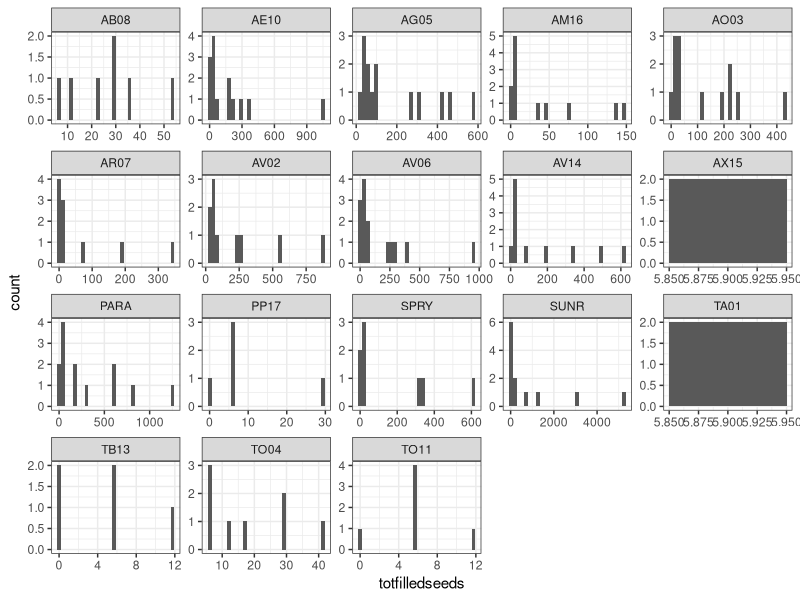
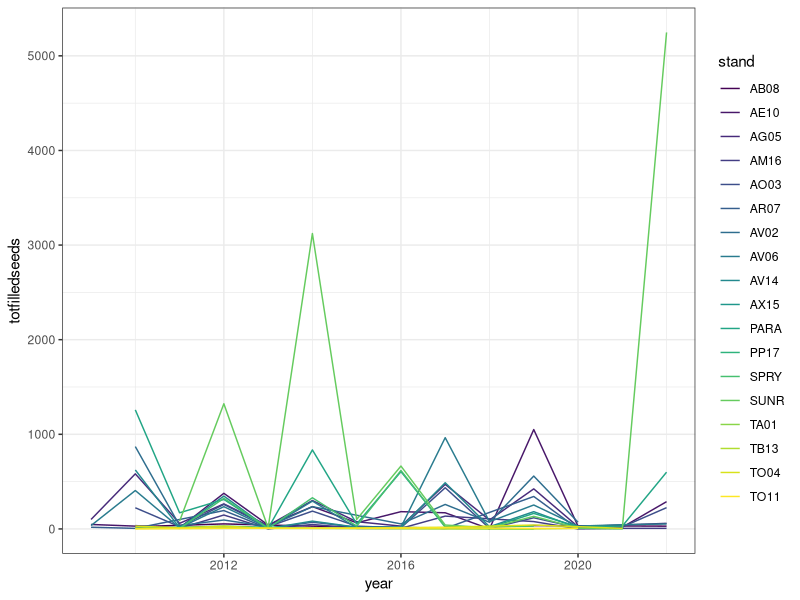

Reproduce these figures in R, in order. (Note: this script raises an error after producing the figures.)
## Started 13 March 2024 ##
## Satrted by Lizzie who made some VERY quick plots ##

## Search for: Alert! in MastingDataMerge.R and make sure they are okay


# housekeeping
rm(list=ls()) 
options(stringsAsFactors=FALSE)

# Setting working directory. Add in your own path in an if statement for your file structure
if(length(grep("lizzie", getwd())>0)) { 
  setwd("~/Documents/git/projects/grephon/Masting/")
} else if (length(grep("ailene", getwd()))>0) 
{setwd("boomboom")
}


# libraries
library(ggplot2)
library(viridis)

d <- read.csv("./output/seedswithtraps_allyears_quickdirty.csv")
standz <- read.csv("./data/MORA STANDS_LatLongs_UTM.csv")

# Quick look by ABAM
dabam <- subset(d, species=="ABAM")
dabamagg <- aggregate(dabam[c("totfilledseeds")], dabam[c("stand", "year")], FUN=sum)
dabamaggall <- aggregate(dabam[c("allseeds")], dabam[c("stand", "year")], FUN=sum)

## ggplot versions

ggplot(dabamagg, aes(x=totfilledseeds)) +
  geom_histogram() + 
  theme_bw() +
  facet_wrap(.~stand, scales="free")


ggplot(dabamagg, aes(y=totfilledseeds, x=year, color=stand)) +
  geom_line() + 
  scale_colour_viridis_d() + 
  theme_bw()

abamplotfacetfill <- ggplot(dabamagg, aes(y=totfilledseeds, x=year)) +
  geom_line() + 
  facet_wrap(stand~.) + 
  theme_bw()

abamplotfacetall <- ggplot(dabamaggall, aes(y=allseeds, x=year)) +
  geom_line() + 
  facet_wrap(stand~.) + 
  theme_bw()

# Quick look for AGO5
specieshere <- c("ABAM", "PSME",  "THPL", "TSHE")
latbihere <- c(expression(italic("Abies amabilis")), 
    expression(italic("Pseudotsuga menziesii")), 
    expression(italic("Thuja plicata")),
    expression(italic("Tsuga heterophylla")))

dag05 <- subset(d[which(d$species %in% specieshere),], stand=="AG05")
dag05agg <- aggregate(dag05[c("totfilledseeds")], dag05[c("stand", "year", "species")], FUN=sum)
dag05aggall <- aggregate(dag05[c("allseeds")], dag05[c("stand", "year", "species")], FUN=sum)


ag054sppfill <- ggplot(dag05agg, aes(y=totfilledseeds, x=year, color=species)) +
  geom_line() + 
  scale_colour_viridis_d(option="turbo") + 
  theme_bw()

ag054sppall <- ggplot(dag05aggall, aes(y=allseeds, x=year, color=species)) +
  geom_line() + 
  scale_colour_viridis_d(option="turbo") + 
  theme_bw()

ggsave("./figures/ag054sppfilled.pdf", ag054sppfill, height=4, width=6)
ggsave("./figures/ag054sppall.pdf", ag054sppall, height=4, width=6)
ggsave("./figures/abamplotfacetall.pdf", abamplotfacetall, height=6, width=8)
ggsave("./figures/abamplotfacetfill.pdf", abamplotfacetfill, height=6, width=8)

## Base R versions 


## One stand
colz <- viridis(6)

pdf("./figures/ag054sppfilledbaseR.pdf", height=6, width=8)
par(mar=c(4,5,2,2))
plot(totfilledseeds~year, data=dag05agg, type="n", xlab="Year", 
  ylab=expression(paste("Total filled seeds (m"^"-2", ")", sep="")), ylim=c(0, 10800)) 
for (i in 1:length(specieshere)){
  subby <- subset(dag05agg, species==specieshere[i])
  lines(totfilledseeds~year, data=subby, col=colz[i], lwd=2)
  points(totfilledseeds~year, data=subby, col=colz[i], pch=16)
}
legend("topleft", latbihere, pch=16, col=colz[1:4], bty="n", lwd=2)
dev.off()

pdf("./figures/ag054sppfilledlnbaseR.pdf", height=6, width=8)
par(mar=c(4,5,2,2))
plot(log(totfilledseeds)~year, data=dag05agg, type="n", xlab="Year", 
  ylab=expression(paste("ln(Total filled seeds (m"^"-2", ")", sep="")), ylim=c(3,11)) 
for (i in 1:length(specieshere)){
  subby <- subset(dag05agg, species==specieshere[i])
  lines(log(totfilledseeds)~year, data=subby, col=colz[i], lwd=2)
  points(log(totfilledseeds)~year, data=subby, col=colz[i], pch=16)
}
legend("topleft", latbihere, pch=16, col=colz[1:4], bty="n", lwd=2)
dev.off()

## One species
colz <- rev(viridis(nrow(standz)))

pdf("./figures/abamplotbaseR.pdf", height=6, width=8)
par(mar=c(4,5,2,2))
plot(totfilledseeds~year, data=dabamagg, type="n", xlab="Year", 
  ylab=expression(paste("Total filled seeds (m"^"-2", ")", sep=""))) 
for (i in 1:nrow(standz)){
  subby <- subset(dabamagg, stand==standz$PlotNo[i])
  lines(totfilledseeds~year, data=subby, col=colz[i], lwd=2)
  points(totfilledseeds~year, data=subby, col=colz[i], pch=16)
}
legend("topleft", standz$PlotNo, pch=16, col=colz, bty="n", lwd=2)
dev.off()

pdf("./figures/abamplotlnbaseR.pdf", height=6, width=8)
par(mar=c(4,5,2,7), xpd=TRUE)
plot(log(totfilledseeds)~year, data=dabamagg, type="n", xlab="Year", 
  ylab=expression(paste("ln(Total filled seeds (m"^"-2", "))", sep=""))) 
for (i in 1:nrow(standz)){
  subby <- subset(dabamagg, stand==standz$PlotNo[i])
  lines(log(totfilledseeds)~year, data=subby, col=colz[i], lwd=2)
  points(log(totfilledseeds)~year, data=subby, col=colz[i], pch=16)
}
legend("topright", inset=c(-0.2,0), standz$PlotNo, pch=16, col=colz, bty="n", lwd=2)
dev.off()



standzsm <- standz[which(standz$PlotNo %in% c("AG05", "AO03", "AV06", "AV14", "PARA")),]
colz <- rev(viridis(nrow(standzsm)))
dabamaggsm <- dabamagg[which(dabamagg$stand %in% c("AG05", "AO03", "AV06", "AV14", "PARA")),]


pdf("./figures/abamplotlnbaseR_fewerstands.pdf", height=6, width=8)
par(mar=c(4,5,2,7), xpd=TRUE)
plot(log(totfilledseeds)~year, data=dabamaggsm, type="n", xlab="Year", 
  ylab=expression(paste("ln(Total filled seeds (m"^"-2", "))", sep=""))) 
for (i in 1:nrow(standz)){
  subby <- subset(dabamaggsm, stand==standzsm$PlotNo[i])
  lines(log(totfilledseeds)~year, data=subby, col=colz[i], lwd=2)
  points(log(totfilledseeds)~year, data=subby, col=colz[i], pch=16)
}
legend("topright", standzsm$PlotNo, pch=16, col=colz, bty="n", lwd=2)
dev.off()


## Put them together
pdf("./figures/abamwag05plotbaseR_fewerstands.pdf", height=11, width=10)
par(mfrow=c(2,1))
par(mar=c(4,5,2,2))
colz <- (viridis(6))
plot(totfilledseeds~year, data=dag05agg, type="n", xlab="Year", 
  ylab=expression(paste("Total viable seeds (m"^"-2", ")", sep="")), ylim=c(0, 10800)) 
for (i in 1:length(specieshere)){
  subby <- subset(dag05agg, species==specieshere[i])
  lines(totfilledseeds~year, data=subby, col=colz[i], lwd=2)
  points(totfilledseeds~year, data=subby, col=colz[i], pch=16)
}
legend("topleft", latbihere, pch=16, col=colz[1:4], bty="n", lwd=2)
colz <- rev(viridis(nrow(standzsm)))
plot(totfilledseeds~year, data=dabamaggsm, type="n", xlab="Year", 
  ylab=expression(paste("Total viable seeds (m"^"-2", ")", sep=""))) 
for (i in 1:nrow(standz)){
  subby <- subset(dabamaggsm, stand==standzsm$PlotNo[i])
  lines(totfilledseeds~year, data=subby, col=colz[i], lwd=2)
  points(totfilledseeds~year, data=subby, col=colz[i], pch=16)
}
legend("topright", standzsm$PlotNo, pch=16, col=colz, bty="n", lwd=2)
dev.off()
